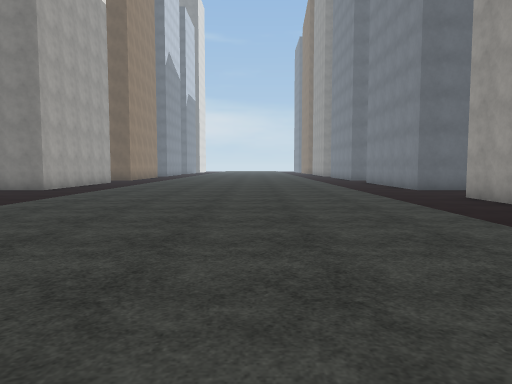
view 1 (above)

24 first-person views from a walk through a 3-D level made in the Unity game engine. The camera is 1.3 m above the floor, tilts 4° down and sees 70° across. The floor is counted in squares, 2 m on a side. Each view is taken from the middle of a square. On the plan, view 1 faces up. The plan holds only what a view shows up to about 11 squares ahead; the rest is blank. The place goes on beyond the plan. Surface patterns are stand-ins for the level's own textures.

view 2
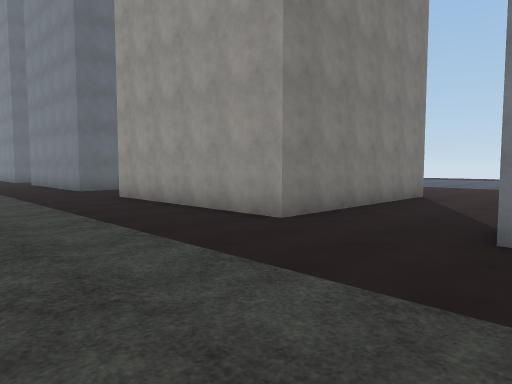

view 3
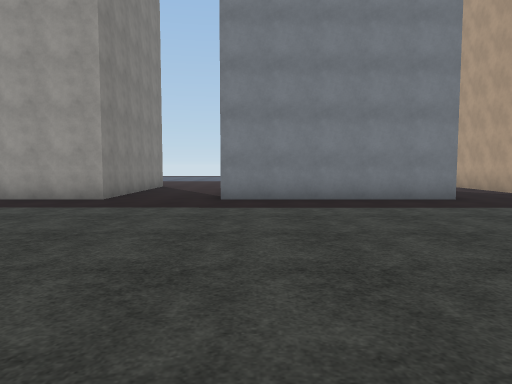

view 4
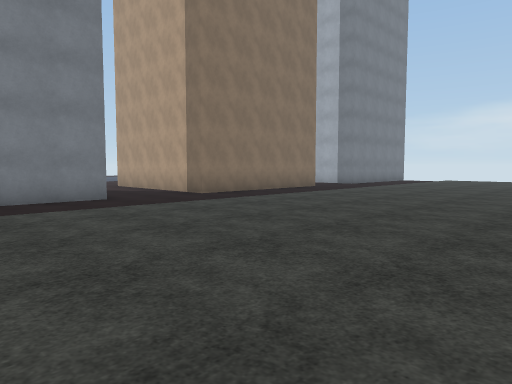

view 5
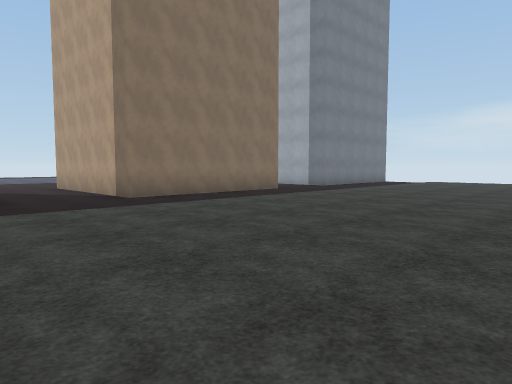

view 6
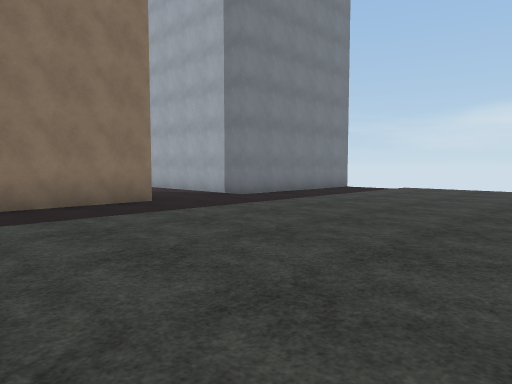

view 7
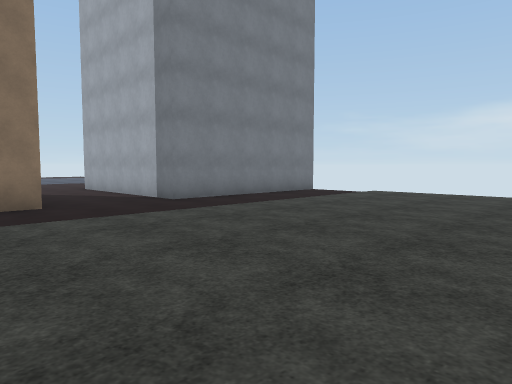

view 8
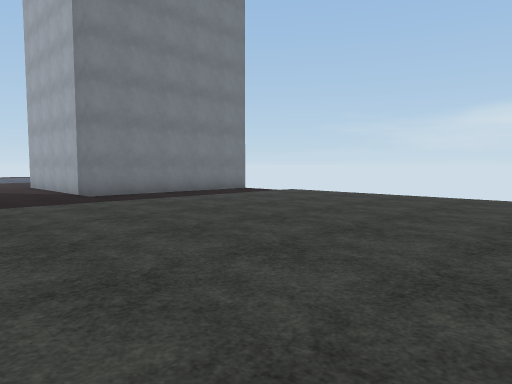

view 9
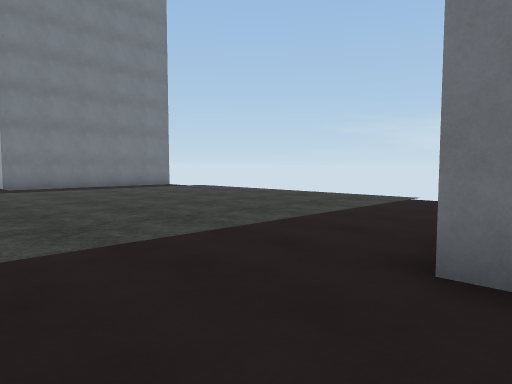

view 10
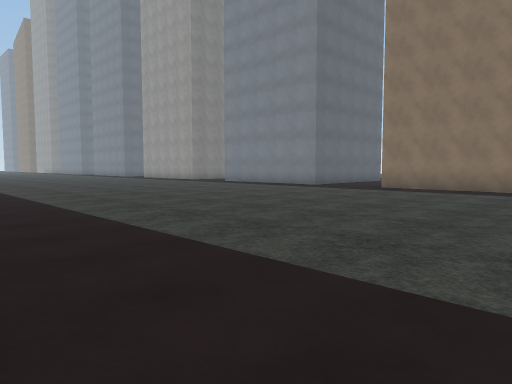

view 11
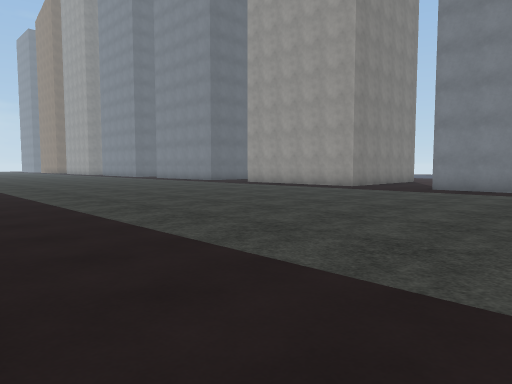

view 12
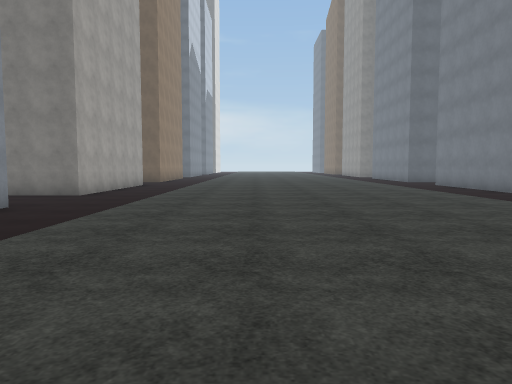

view 13
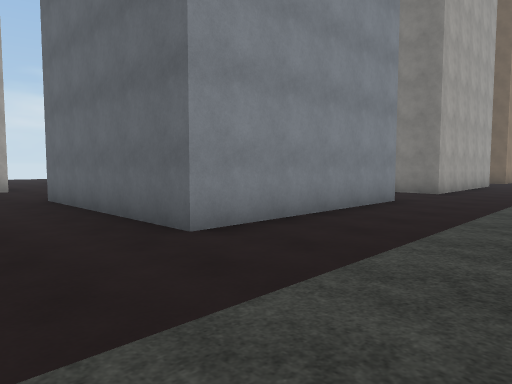

view 14
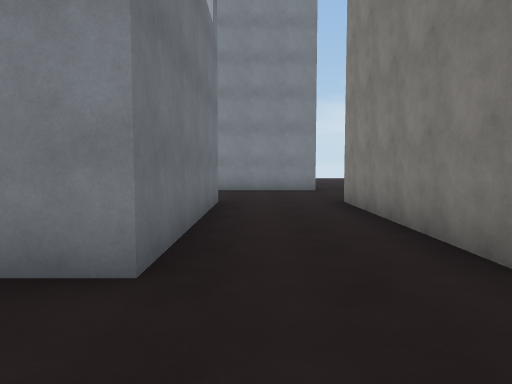

view 15
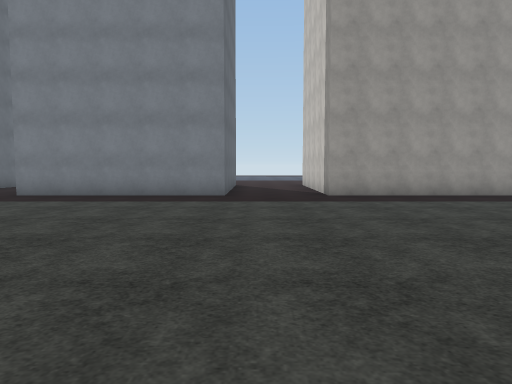

view 16
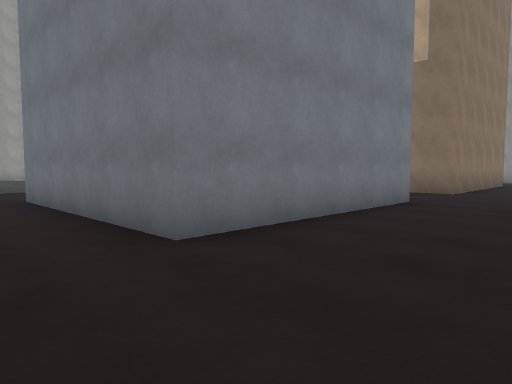

view 17
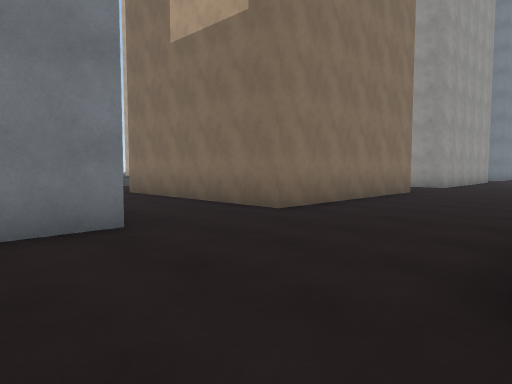

view 18
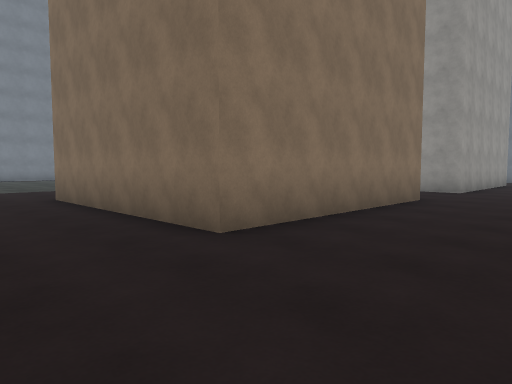

view 19
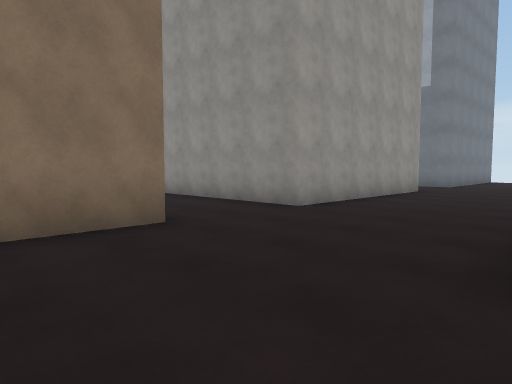

view 20
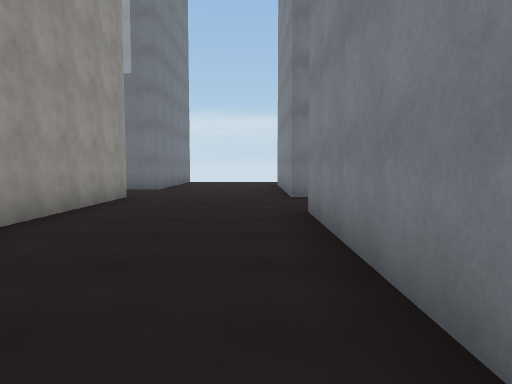

view 21
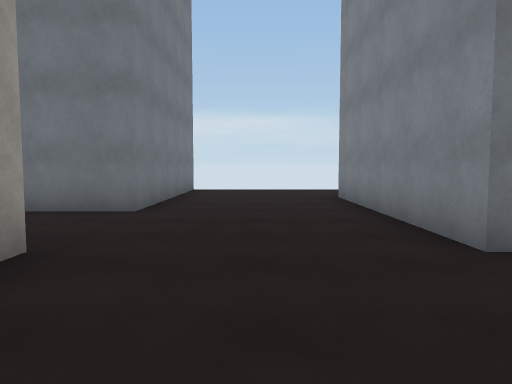

view 22
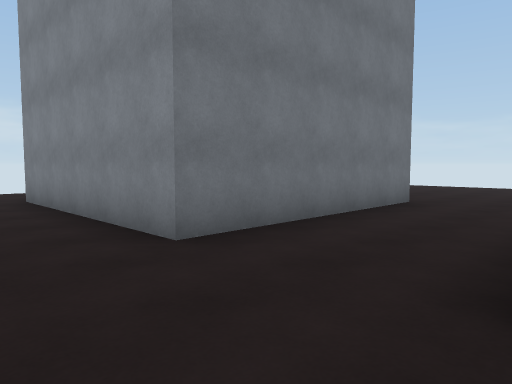

view 23
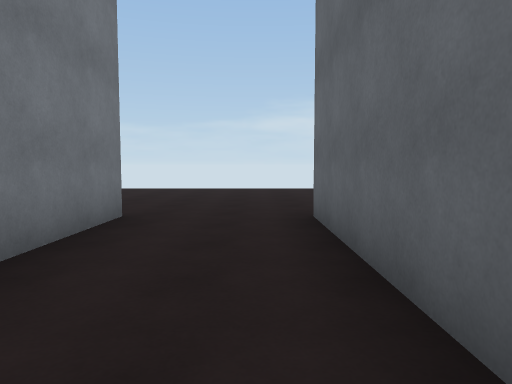

view 24
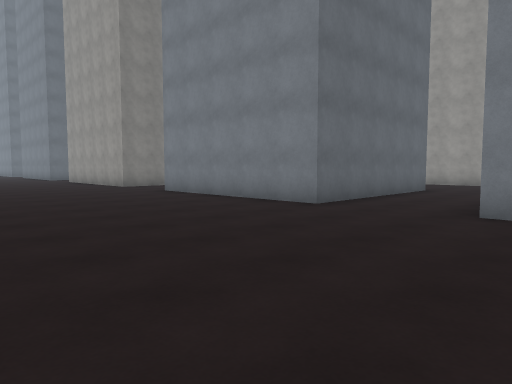

### Floor plan
Key: @ floor where view 1 was taken; # wall or solid block; . floor; O other object.
Columns run from 25 left of view 1 to 7 right of it. Each row starts with its distance up from view 1.
 14                           ....#
 13                    ...........#
 12                    ...........##
 11           ....O####...........O##
 10           #......................
  9           #......................
  8           #...O####...........O##
  7            ...##   ...........##
  6           O...#    ...........#
  5           ....#    ...........#
  4           ....#    ...........#
  3           O......................
  2            ......................
  1            ......................
  0            ...#    ......@....#
 -1   ...      ...#    ...........#
 -2   ....    ....#    ...........#
 -3   ....    ....#    ...........#
 -4   ....    ....O     ..........O
 -5  .....    #.....    .............
 -6  .....    #.......  .............
 -7  .....    #...O#### ..........O##
 -8  .....   ##...##    ..........##
 -9 ......####O...#    ...........#
-10 ..............#    ...........#
-11 ..............#    ...........#
-12 ......####O....   ...............
-13 ....     ##.....  ...............
-14           #.....  ...............
-15           #...#    ...........#
-16           #...#    ...........#
-17           ....#     ..........#
-18           ....#     ..........#
-19           ....O     ..........O

Where each view was taken, in squares from view 1:
view 1: 0 up, 0 right, facing up
view 2: 0 up, 1 right, facing up-right
view 3: 0 up, 3 left, facing right
view 4: 1 down, 3 left, facing down-right
view 5: 3 down, 3 left, facing down-right
view 6: 8 down, 2 left, facing down-right
view 7: 10 down, 2 left, facing down-right
view 8: 11 down, 4 left, facing down-right
view 9: 12 down, 7 left, facing down-right
view 10: 12 down, 6 left, facing up-right
view 11: 3 down, 6 left, facing up-right
view 12: 2 up, 2 left, facing up
view 13: 1 up, 3 left, facing up-left
view 14: 9 up, 4 left, facing left
view 15: 10 up, 4 left, facing right
view 16: 10 up, 14 left, facing down-right
view 17: 5 up, 15 left, facing down-right
view 18: 3 up, 14 left, facing down-right
view 19: 2 down, 15 left, facing down-right
view 20: 4 down, 14 left, facing down
view 21: 9 down, 13 left, facing down
view 22: 9 down, 13 left, facing down-left
view 23: 10 down, 15 left, facing left
view 24: 13 down, 25 left, facing up-right
